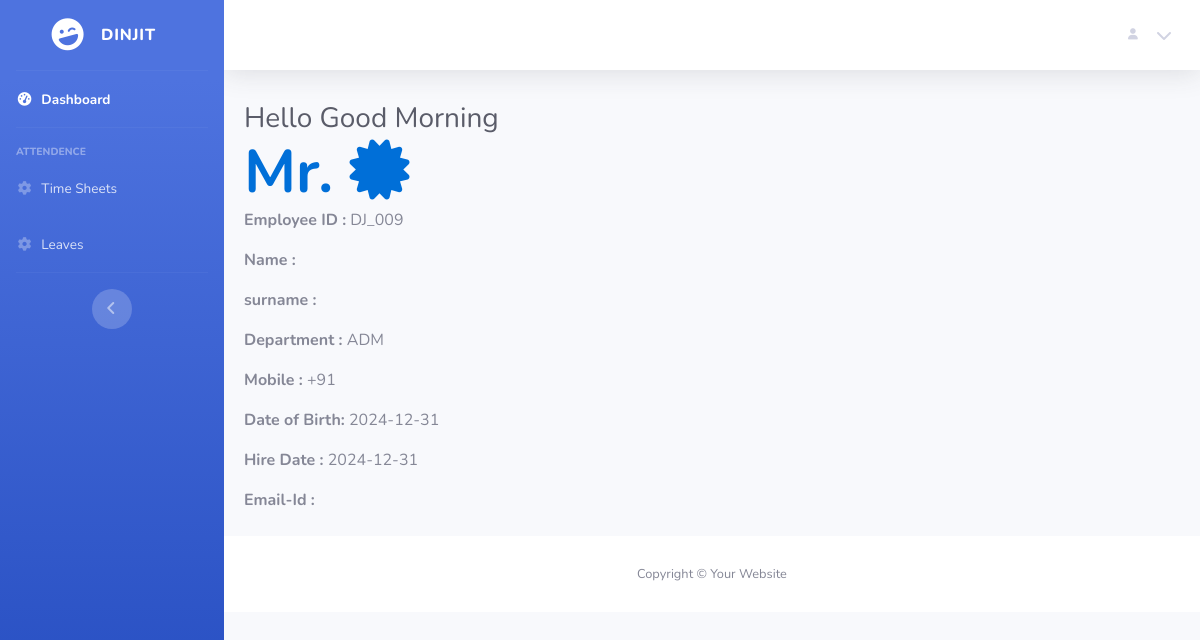
The page /employee-profile.php (signed in) on the database its author committed.
### tables this page shows
CREATE TABLE `employee` (
  `employee_id` int(11) NOT NULL,
  `username` varchar(255) NOT NULL,
  `employee_surname` text NOT NULL,
  `email` varchar(200) NOT NULL,
  `password` varchar(100) NOT NULL,
  `employee_mobile` varchar(10) NOT NULL,
  `usertype` varchar(99) NOT NULL DEFAULT 'Admin',
  `employee_dateofbirth` text NOT NULL,
  `hire_date` text NOT NULL,
  `department_id` char(99) NOT NULL,
  `shift_id` varchar(99) NOT NULL DEFAULT '1',
  `status` int(11) NOT NULL DEFAULT 1,
  `creared_date` timestamp NOT NULL DEFAULT current_timestamp()
);

### employee-profile.php (the view, shortened to what this page needs)
<?php
require_once 'core/conn.php';
if (isset($_SESSION['usertype'])) {
    include "includes/head.php";
?>
    <div class="container-fluid">
        <div class=" align-items-center justify-content-between mb-4 ">
            <h1 class="h3 mb-0 text-gray-800">Hello Good Morning <br><b style="color:#006FD8; font-size:60px; text-transform:capitalize;">Mr. <?php echo $_SESSION['username']; ?> <i class="fa-solid fa-certificate"></i></b> </h1>
            <?php
                $employee_id = $_SESSION['employee_id'];
                 $sql = "SELECT * FROM employee WHERE employee_id = '$employee_id' ";
            $res = mysqli_query($con,$sql);
            while($row = mysqli_fetch_array($res)){
                ?>
                <p><b>Employee ID :</b> DJ_00<?php echo $row['employee_id']?></p>
                    <p><b>Name :</b> <?php echo $row['username']?></p>
                    <p><b>surname :</b> <?php echo $row['employee_surname']?></p>
                    <p><b>Department :</b> <?php echo $row['department_id']?></p>
                    <p><b>Mobile :</b> +91 <?php echo $row['employee_mobile']?></p>
                    <p><b>Date of Birth:</b> <?php echo $row['employee_dateofbirth']?></p>
                    <p><b>Hire Date :</b> <?php echo $row['hire_date']?></p>
                    <p><b>Email-Id :</b> <?php echo $row['email']?></p>
                    <?php ;} ?>
        </div>
    </div>
    <footer class="sticky-footer bg-white">
        <div class="container my-auto">
            <div class="copyright text-center my-auto">
                <span>Copyright &copy; Your Website </span>
            </div>
        </div>
    </footer>
    </div>
    </div>
<?php
include "includes/footer.php";
?>
<?php
}
else{
    header("Location:index.php?error=UnAuthorized Access");
}
?>

### assets/css/style.css (style rules this page uses)
* { margin: 0; padding: 0; }

### rows shown on the page
employee: employee_id "9", department "ADM", employee_dateofbirth "2024-12-31", hire_date "2024-12-31"
